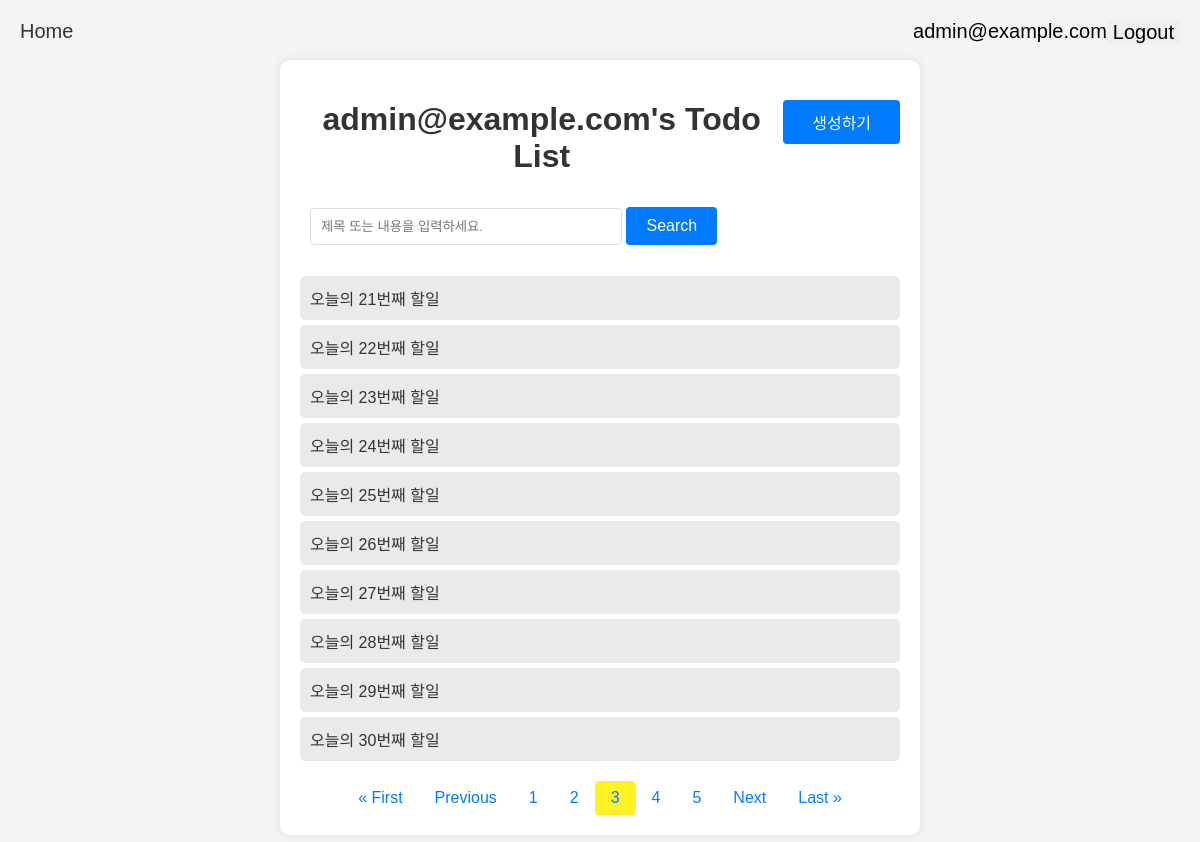
/todo/?page=3 (signed in), run on the app's committed database.
### todo/models.py (models this page shows, shortened)
class Todo(models.Model):
    user = models.ForeignKey(User, on_delete=models.CASCADE)
    title = models.CharField(max_length=50)
    description = models.TextField()
    start_date = models.DateField()
    end_date = models.DateField()
    is_completed = models.BooleanField(default=False)
    created_at = models.DateTimeField(auto_now_add=True)
    updated_at = models.DateTimeField(auto_now=True)

### todo/views.py (the view)
# urls.py: path('todo/', todo_list, name='todo_list'),
def todo_list(request):
    todo_list = Todo.objects.filter(user=request.user).order_by('created_at')
    q = request.GET.get('q')
    if q:
        todo_list = todo_list.filter(Q(title__icontains=q) | Q(description__icontains=q))
    paginator = Paginator(todo_list, 10)
    page_number = request.GET.get('page')
    page_obj = paginator.get_page(page_number)
    context = {
        'page_obj': page_obj
    }
    return render(request, 'todo_list.html', context)

### templates/todo_list.html (shortened to what this page needs)
{% extends 'base.html' %}
{% block content %}
<!doctype html>
<html lang="en">
<head>
</head>
<body>
    <div class="container" style="margin-top: 15px">
        {% if request.user.is_authenticated %}
        <div style="display: flex; justify-content: space-between">
            <h1>{{ request.user.username }}'s Todo List</h1>
            <button class="create-button" onclick="location.href='{% url 'todo_create' %}'">생성하기</button>
        </div>
        <form method="GET" style="margin: 10px">
            <input type="text" placeholder="제목 또는 내용을 입력하세요." name="q" value="{% if request.GET.q %}{{ request.GET.q }}{% endif %}">
            <button class="search-button">Search</button>
        </form>
        <ul>
            {% for todo in page_obj.object_list %}
                <li><a href="{% url 'todo_info' todo.id %}">{{ todo.title }}</a></li>
            {% endfor %}
        </ul>
        <div class="pagination">
            {% if page_obj.has_previous %}
                <a href="?page=1">&laquo; First</a>
                <a href="?page={{ page_obj.previous_page_number }}">Previous</a>
            {% else %}
                <p>&laquo; First</p>
                <p>Previous</p>
            {% endif %}
            {% for num in page_obj.paginator.page_range %}
                {% if num > page_obj.number|add:-3 and num < page_obj.number|add:3 %}
                    {% if num == page_obj.number %}
                        <span class="active" style="border-radius: 4px; background-color: #fff122">{{ num }}</span>
                    {% else %}
                        <a href="?page={{ num }}">{{ num }}</a>
                    {% endif %}
                {% endif %}
            {% endfor %}
            {% if page_obj.has_next %}
                <a href="?page={{ page_obj.next_page_number }}">Next</a>
                <a href="?page={{ page_obj.paginator.num_pages }}">Last &raquo;</a>
            {% else %}
                <p>Next</p>
                <p>Last &raquo;</p>
            {% endif %}
        </div>
        {% endif %}
    </div>
    {% endblock %}

### templates/base.html (shortened to what this page needs)
<!doctype html>
<html lang="en">
<head>
</head>
<body>
    <nav style="display: flex; justify-content: space-between">
        <div>
            <a style="font-size: 20px" href={% url 'todo_list' %}>Home</a>
        </div>
        {% if request.user.is_authenticated %}
            <div style="text-align: right; font-size: 20px; display: flex; justify-content: space-between">
                {{ request.user.username }}
                <form action="{% url 'logout' %}" method="POST">
                    <button style="border: 0; font-size: 20px; cursor: pointer">Logout</button>
                </form>
            </div>
        {% else %}
            <div style="display: flex; justify-content: right; font-size: 20px;">
                <a href="{% url 'signup' %}" style="margin-right: 10px">SignUp</a>
                <a href="{% url 'login' %}">Login</a>
            </div>
        {% endif %}
    </nav>
    {% block content %}
    {% endblock %}
</body>
</html>

### templates/todo_list.html (style rules this page uses)
body { font-family: Arial, sans-serif; background-color: #f4f4f4; margin: 0; padding: 20px; }
.container { max-width: 600px; margin: auto; background: #fff; padding: 20px; border-radius: 10px; box-shadow: 0 0 10px rgba(0, 0, 0, 0.1); }
h1 { text-align: center; color: #333; }
ul { list-style-type: none; padding: 0; }
li { padding: 10px; margin: 5px 0; background: #eaeaea; border-radius: 5px; transition: background 0.3s; }
a { text-decoration: none; color: #333; }
.create-button { background-color: #007bff; color: white; border: none; margin-top: 20px; padding: 10px 20px; border-radius: 4px; cursor: pointer; width: 20%; height: 20%; font-size: 16px; }
.pagination { display: flex; justify-content: center; margin-top: 20px; }
.pagination a, .pagination span { color: #007bff; padding: 8px 16px; text-decoration: none; transition: background-color .3s; }
input[type="text"] { width: 50%; padding: 10px; border: 1px solid #ddd; border-radius: 4px; margin-bottom: 15px; }
.search-button { background-color: #007bff; color: white; border: none; padding: 10px 20px; border-radius: 4px; cursor: pointer; font-size: 16px; }

### data on the page
Todo: title "오늘의 21번째 할일"
Todo: title "오늘의 22번째 할일"
Todo: title "오늘의 23번째 할일"
Todo: title "오늘의 24번째 할일"
Todo: title "오늘의 25번째 할일"
Todo: title "오늘의 26번째 할일"
Todo: title "오늘의 27번째 할일"
Todo: title "오늘의 28번째 할일"
Todo: title "오늘의 29번째 할일"
Todo: title "오늘의 30번째 할일"

### other printed values
{{ request.user.username }} "admin@example.com"
{{ num }} "1" "2" "4" "5"
{{ num }} "3"
